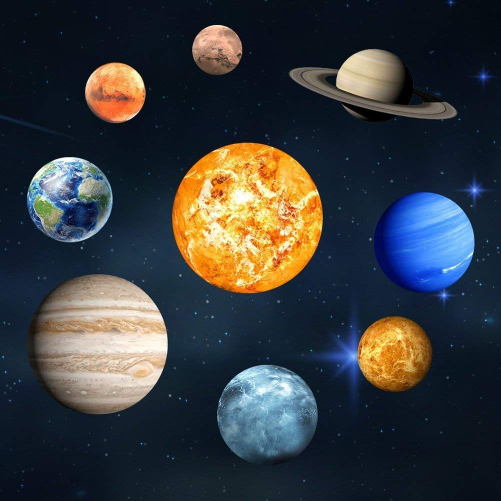
#> input picture solar_system.jpg, 1001 x 1001 px (shown at 1/2 size)
$ python t3.py --image solar_system.jpg
#> lines starting #> are read from the running program, lines starting #| are printed output that depends on the picture; after the words box and inside, x2 and y2 are one past the last pixel; in counts of white or black regions, pixels touching at a corner belong together
import argparse
import imutils
import numpy as np
import cv2

ap = argparse.ArgumentParser()
ap.add_argument("-i","--image")
args = vars(ap.parse_args())

# Loading the input image
image = cv2.imread(args["image"])
#> image is the input picture: shape (1001, 1001, 3); mean B, G, R 62.3, 59, 55.3
cv2.imshow("Actual_image", image)
cv2.waitKey(0)
# [6 lines of commented-out code are left out]
adjusted_img = cv2.resize(image, (1000, 1000), cv2.INTER_LINEAR )
cv2.imshow("Resized_Image", adjusted_img)
cv2.waitKey(0)

# # converting to grayscale image
gray_img =  cv2.cvtColor(adjusted_img, cv2.COLOR_BGR2GRAY)
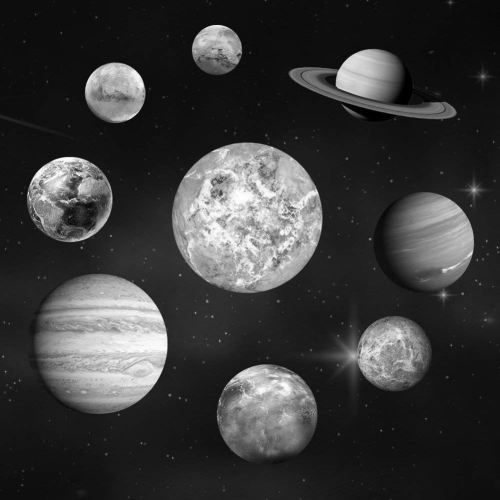
#> gray_img: shape (1000, 1000) (shown at 1/2 size); min 0, max 255, mean 58.2
cv2.imshow("Grayscale_image", gray_img)
cv2.waitKey(0)
# applying threshold to grayscale image
threshold_img = cv2.adaptiveThreshold(gray_img, 255, cv2.ADAPTIVE_THRESH_GAUSSIAN_C, cv2.THRESH_BINARY, 299, 0)
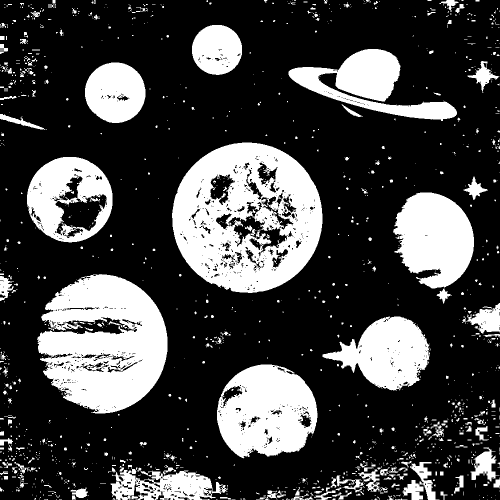
#> threshold_img: shape (1000, 1000) (shown at 1/2 size); 27% white; 1434 white regions (1167 under 20 px)
cv2.imshow("Threshold", threshold_img)
cv2.waitKey(0)
# contours to threshold
cnts = cv2.findContours(threshold_img, cv2.RETR_EXTERNAL, cv2.CHAIN_APPROX_NONE)
#> cnts = 1345 contours, 1186 with area under 20; largest, box (x1, y1, x2, y2) and area: (344, 285, 645, 586) 70385, (74, 548, 335, 827) 50590, (434, 729, 635, 917) 28980, (54, 314, 225, 485) 22706, (786, 385, 948, 577) 21878
cnts = imutils.grab_contours(cnts)
output_img = threshold_img.copy()
# loop over the contours
i = 0
for c in cnts:
	if cv2.contourArea(c) > 6800:
		print(cv2.contourArea(c))
		i=i+1
		cv2.drawContours(adjusted_img, [c], -1, (0,0, 255), 5)
#> this loop made 1345 passes
#> c on passes 2 to 4: [[538, 999]], [[432, 999], [433, 999], [434, 999], [433, 999]], [[265, 999], [266, 999]]
#| 8962.0
#| 28980.0
#| 17969.5
#| 50589.5
#| 21878.0
#| 22705.5
#| 70385.0
#| 11299.0
#> (further printed lines are left out)
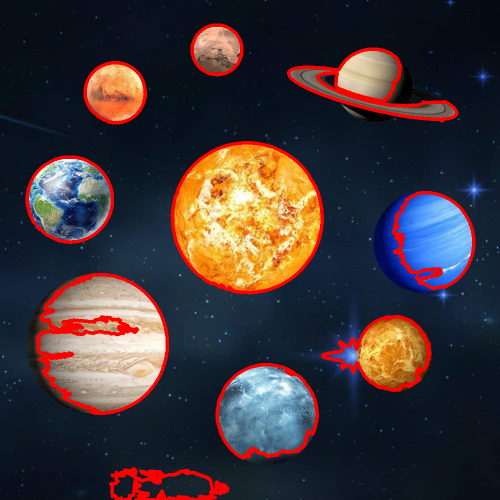
#> adjusted_img: shape (1000, 1000, 3) (shown at 1/2 size); mean B, G, R 57.7, 54.4, 64.2
#> after the loop, i = 10
    # #get the min enclosing circle
    # (x, y), radius = cv2.minEnclosingCircle(c)
    # # convert all values to int
    # center = (int(x), int(y))
    # radius = int(radius)
    # # draw the circle in blue
    # img = cv2.circle(image, center, radius, (255, 0, 0), 2)
    # if radius > 24:
    #     # print(cv2.minEnclosingCircle(c))
    #     i=i+1
print(i)
#| 10
# cv2.drawContours(image, cnts, -1, (0, 255, 0), 1)
cv2.imshow("contours", adjusted_img)
cv2.waitKey(0)
cv2.destroyAllWindows()
